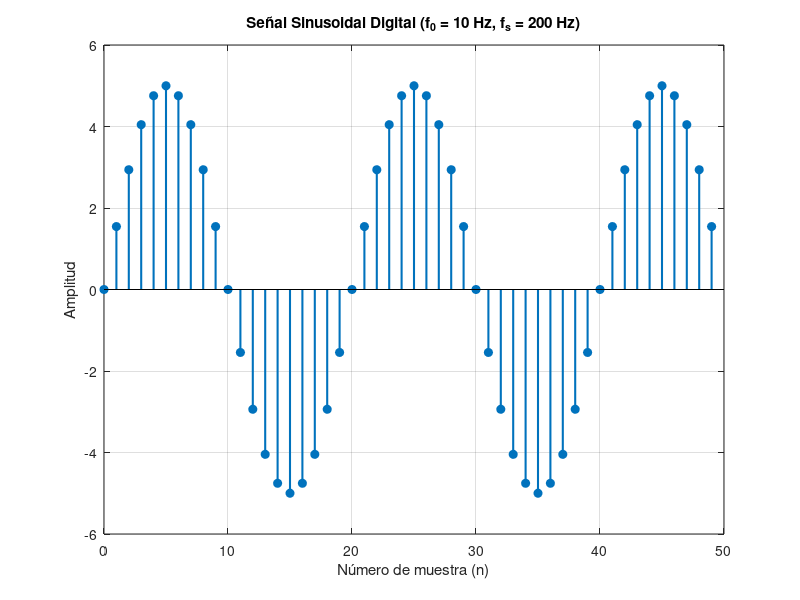

Source code (MATLAB):
clc; clear; close all;

% --- Parámetros ---
A  = 5;      % Amplitud de la señal
f0 = 10;     % Frecuencia de la señal (Hz)
fs = 200;    % Frecuencia de muestreo (Hz)
N  = 50;     % Cantidad de muestras del registro

% --- Generación de la señal discreta ---
n = 0:N-1;              % Índice de cada muestra (0, 1, 2, ..., N-1)
t = n / fs;             % Vector de tiempo discreto (en segundos)
x = A * sin(2*pi*f0*t); % Señal sinusoidal evaluada en cada muestra

% --- Gráfica de la señal digital ---
figure;
stem(n, x, 'filled', 'LineWidth', 1.5); % grafica una linea para cada valor de x en cada valor de n
grid on;

title(['Señal Sinusoidal Digital (f_0 = ', num2str(f0), ' Hz, f_s = ', num2str(fs), ' Hz)']);
xlabel('Número de muestra (n)');
ylabel('Amplitud');
